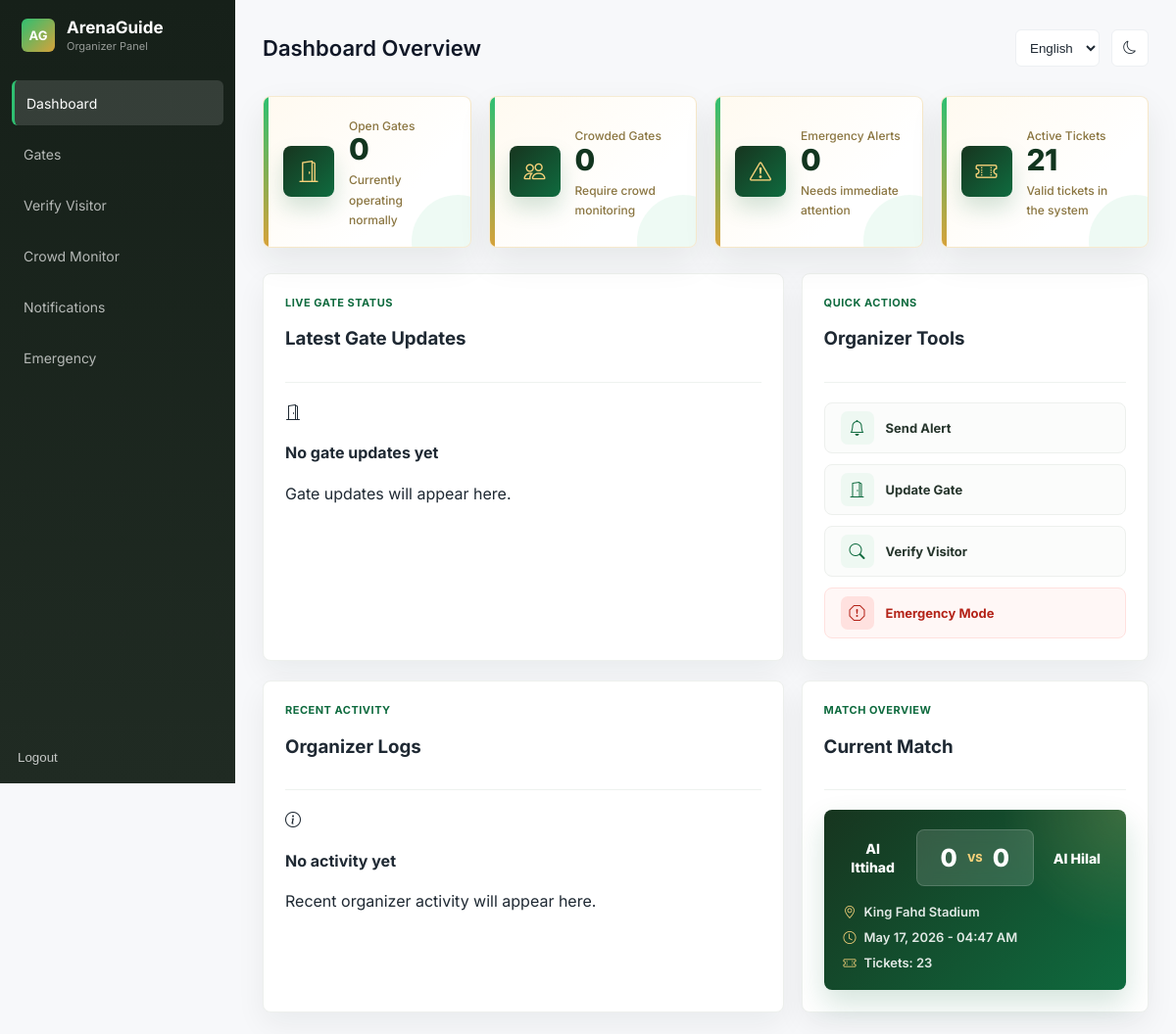
Page /en/dashboard/ (signed in) on the committed database.
### match/models.py (models this page shows, shortened)
class Match(models.Model):
    class Status(models.TextChoices):
        UPCOMING = "upcoming", "Upcoming"
        LIVE = "live", "Live"
        FINISHED = "finished", "Finished"
        CANCELED = "canceled", "Canceled"
    stadium = models.ForeignKey(Stadium,on_delete=models.CASCADE,related_name="matches")
    home_team = models.ForeignKey(Team,on_delete=models.CASCADE,related_name="home_matches" )
    away_team = models.ForeignKey(Team,on_delete=models.CASCADE,related_name="away_matches")
    start_datetime = models.DateTimeField()
    end_datetime = models.DateTimeField()
    total_tickets = models.PositiveIntegerField(default=0)
    available_tickets = models.PositiveIntegerField(default=0)
    image = models.ImageField(upload_to="matches/", blank=True, null=True)
    description = models.TextField(blank=True)
    home_score = models.PositiveIntegerField(default=0)
    away_score = models.PositiveIntegerField(default=0)
    live_minute = models.PositiveIntegerField(default=0)
    video_file = models.FileField(upload_to='matches/videos/', null=True, blank=True)
    video_url = models.URLField(null=True, blank=True)
    status = models.CharField(max_length=20,choices=Status.choices,default=Status.UPCOMING)
    class Meta:
        ordering = ["-start_datetime"]

class Team(models.Model):
    name = models.CharField(max_length=255)
    country = models.CharField(max_length=100)
    logo = models.ImageField(upload_to="teams/", blank=True, null=True)
    achievements = models.TextField(blank=True)
    coach = models.CharField(max_length=100, blank=True)
    founded_year = models.PositiveIntegerField(blank=True, null=True)
    class Meta:
        ordering = ["name"]

### stadium/models.py (models this page shows, shortened)
class Stadium(models.Model):
    class Meta:
        ordering = ["-created_at"]
        verbose_name = "Stadium"
        verbose_name_plural = "Stadiums"
        unique_together = ["name", "city"]
    class Status(models.TextChoices):
        ACTIVE = "active", "Active"
        INACTIVE = "inactive", "Inactive"
        MAINTENANCE = "maintenance", "Maintenance"
    name = models.CharField(max_length=255)
    city = models.CharField(max_length=100)
    location = models.CharField(max_length=255)
    latitude = models.FloatField(blank=True, null=True)
    longitude = models.FloatField(blank=True, null=True)
    capacity = models.PositiveIntegerField()
    description = models.TextField(blank=True)
    image = models.ImageField(upload_to="stadiums/", blank=True, null=True)
    status = models.CharField(max_length=20,choices=Status.choices,default=Status.ACTIVE)
    created_at = models.DateTimeField(auto_now_add=True)
    updated_at = models.DateTimeField(auto_now=True)

### dashboard/views.py (the view)
# urls.py: path( "",views.organizer_dashboard,name="organizer_dashboard"),
@login_required
def organizer_dashboard(request:HttpRequest):
    latest_updates = GateStatusUpdate.objects.select_related("gate","alternative_gate","match","match__home_team","match__away_team","updated_by",).order_by("-created_at")[:6]
    open_count = GateStatusUpdate.objects.filter(status=GateStatusUpdate.Status.OPEN).count()
    crowded_count = GateStatusUpdate.objects.filter(status=GateStatusUpdate.Status.CROWDED).count()
    emergency_count = GateStatusUpdate.objects.filter(status=GateStatusUpdate.Status.EMERGENCY).count()
    closed_count = GateStatusUpdate.objects.filter(status=GateStatusUpdate.Status.CLOSED).count()
    total_tickets = Ticket.objects.count()
    active_tickets = Ticket.objects.filter(status=Ticket.Status.ACTIVE).count()
    current_match = Match.objects.select_related("home_team","away_team","stadium",).order_by("-start_datetime").first()
    total_gates = Gate.objects.count()
    context = {
        "latest_updates": latest_updates,
        "open_count": open_count,
        "crowded_count": crowded_count,
        "emergency_count": emergency_count,
        "closed_count": closed_count,
        "total_tickets": total_tickets,
        "active_tickets": active_tickets,
        "current_match": current_match,
        "total_gates": total_gates,
    }
    return render(request, "dashboard/organizer_dashboard.html", context)

### dashboard/templates/dashboard/organizer_dashboard.html (shortened to what this page needs)
{% extends "dashboard/dashboard_base.html" %}
{% load static %}
{% load i18n %}
{% get_current_language as LANGUAGE_CODE %}
{% block dashboard_title %}{% trans "Dashboard Overview" %}{% endblock %}
{% block dashboard_extra_css %}
    <link rel="stylesheet" href="{% static 'css/organizer_dashboard.css' %}">
{% endblock %}
{% block dashboard_content %}
<section class="organizer-dashboard">
    <div class="dashboard-stats">
        {% include "includes/stat_card.html" with icon="bi bi-door-open" color="green" title="Open Gates" value=open_count description="Currently operating normally" %}
        {% include "includes/stat_card.html" with icon="bi bi-people" color="orange" title="Crowded Gates" value=crowded_count description="Require crowd monitoring" %}
        {% include "includes/stat_card.html" with icon="bi bi-exclamation-triangle" color="red" title="Emergency Alerts" value=emergency_count description="Needs immediate attention" %}
        {% include "includes/stat_card.html" with icon="bi bi-ticket-perforated" color="blue" title="Active Tickets" value=active_tickets description="Valid tickets in the system" %}
    </div>
    <div class="dashboard-grid">
        <div class="dashboard-panel large-panel">
            {% url 'dashboard:gate_management' as gate_management_url %}
            {% include "includes/panel_head.html" with label="Live Gate Status" title="Latest Gate Updates" url=gate_management_url action_text="Manage All" %}
            <div class="gate-status-list">
                {% for update in latest_updates %}
                    <div class="gate-status-card {{ update.status }}">
                        <div>
                            <strong>{{ update.gate.name }}</strong>
                            <small>
                                {{ update.match.home_team.name }}
                                vs
                                {{ update.match.away_team.name }}
                            </small>
                            {% if update.alternative_gate %}
                                <small>
                                    {% trans "Alternative Gate" %}:
                                    {{ update.alternative_gate.name }}
                                </small>
                            {% endif %}
                        </div>
                        <span>
                            {{ update.get_status_display }}
                        </span>
                    </div>
                {% empty %}
                    {% include "includes/empty_state.html" with icon="bi bi-door-open" title="No gate updates yet" message="Gate updates will appear here." %}
                {% endfor %}
            </div>
        </div>
        <div class="dashboard-panel">
            {% include "includes/panel_head.html" with label="Quick Actions" title="Organizer Tools" %}
            <div class="quick-actions">
                {% url 'dashboard:send_notification' as send_notification_url %}
                {% include "includes/quick_action_btn.html" with url=send_notification_url icon="bi bi-bell" text="Send Alert" %}
                {% url 'dashboard:create_gate_status_update' as create_update_url %}
                {% include "includes/quick_action_btn.html" with url=create_update_url icon="bi bi-door-open" text="Update Gate" %}
                {% url 'dashboard:verify_visitor' as verify_url %}
                {% include "includes/quick_action_btn.html" with url=verify_url icon="bi bi-search" text="Verify Visitor" %}
                {% url 'dashboard:emergency_control' as emergency_url %}
                {% include "includes/quick_action_btn.html" with url=emergency_url icon="bi bi-exclamation-octagon" text="Emergency Mode" extra_class="danger" %}
            </div>
        </div>
    </div>
    <div class="dashboard-grid">
        <div class="dashboard-panel">
            {% url 'dashboard:activity_logs' as logs_url %}
            {% include "includes/panel_head.html" with label="Recent Activity" title="Organizer Logs" url=logs_url action_text="View Logs" %}
            <div class="activity-list">
                {% for update in latest_updates|slice:":4" %}
                    <div class="activity-item">
                        {% if update.status == "open" %}
                            <i class="bi bi-check-circle-fill green-text"></i>
                        {% elif update.status == "crowded" %}
                            <i class="bi bi-people-fill orange-text"></i>
                        {% elif update.status == "emergency" %}
                            <i class="bi bi-exclamation-circle-fill red-text"></i>
                        {% else %}
                            <i class="bi bi-info-circle-fill gray-text"></i>
                        {% endif %}
                        <div>
                            <strong>
                                {{ update.gate.name }}
                                -
                                {{ update.get_status_display }}
                            </strong>
                            <small>
                                {{ update.created_at|date:"M d, Y - h:i A" }}
                            </small>
                        </div>
                    </div>
                {% empty %}
                    {% include "includes/empty_state.html" with title="No activity yet" message="Recent organizer activity will appear here." %}
                {% endfor %}
            </div>
        </div>
        <div class="dashboard-panel">
            {% include "includes/panel_head.html" with label="Match Overview" title="Current Match" %}
            {% if current_match %}
                <div class="match-overview">
                    <div class="match-score">
                        <strong>
                            {{ current_match.home_team.name }}
                        </strong>
                        <div class="score-box">
                            <span>{{ current_match.home_score|default:0 }}</span>
                            <small>VS</small>
                            <span>{{ current_match.away_score|default:0 }}</span>
                        </div>
                        <strong>
                            {{ current_match.away_team.name }}
                        </strong>
                    </div>
                    <div class="match-meta">
                        <span>
                            <i class="bi bi-geo-alt"></i>
                            {{ current_match.stadium.name }}
                        </span>
                        <span>
                            <i class="bi bi-clock"></i>
                            {{ current_match.start_datetime|date:"M d, Y - h:i A" }}
                        </span>
                        <span>
                            <i class="bi bi-ticket-perforated"></i>
                            {% trans "Tickets" %}:
                            {{ total_tickets|default:0 }}
                        </span>
                    </div>
                </div>
            {% else %}
                {% include "includes/empty_state.html" with title="No match available" message="Add matches from the admin panel." %}
            {% endif %}
        </div>
    </div>
</section>
{% endblock %}

### dashboard/static/css/dashboard_base.css (style rules this page uses)
:root { --dark: #17221b; --dark-2: #213327; --green: #2fbf71; --green-dark: #0f6b3f; --gold: #d6a23a; --bg: #f7f8fa; --card: #ffffff; --text: #1f2933; --muted: #8a96a3; --line: #edf0f3; --radius: 6px; --shadow: 0 10px 30px rgba(17, 24, 39, 0.06); }
* { box-sizing: border-box; }
body.dashboard-body { margin: 0; font-family: "Inter", sans-serif; background: var(--bg); color: var(--text); }

### dashboard/static/css/organizer_dashboard.css (style rules this page uses)
.organizer-dashboard { display: flex; flex-direction: column; gap: 20px; }
.dashboard-stats { display: grid; grid-template-columns: repeat(4, 1fr); gap: 18px; margin-bottom: 6px; }
.dashboard-grid { display: grid; grid-template-columns: 1.35fr 0.9fr; gap: 18px; }
.dashboard-panel { background: #ffffff; border: 1px solid #edf0ed; border-radius: 8px; padding: 22px; box-shadow: 0 12px 30px rgba(23, 34, 27, 0.06); }
.large-panel { min-height: 315px; }
.gate-status-list, .activity-list { display: flex; flex-direction: column; gap: 12px; }
.quick-actions { display: grid; grid-template-columns: 1fr; gap: 11px; }
.match-overview { border-radius: 8px; padding: 20px; background: radial-gradient(circle at top right, rgba(246, 209, 122, 0.18), transparent 35%), linear-gradient(135deg, #17351f, #0f6b3f); color: #ffffff; box-shadow: 0 14px 30px rgba(15, 107, 63, 0.18); }
.match-score { display: grid; grid-template-columns: 1fr auto 1fr; align-items: center; gap: 14px; text-align: center; }
.match-score strong { font-size: 14px; font-weight: 800; color: #ffffff; line-height: 1.4; }
.score-box { min-width: 120px; padding: 13px 16px; border-radius: 8px; background: rgba(255, 255, 255, 0.14); border: 1px solid rgba(255, 255, 255, 0.16); display: flex; align-items: center; justify-content: center; gap: 10px; backdrop-filter: blur(8px); }
.score-box span { font-size: 25px; font-weight: 800; color: #ffffff; }
.score-box small { font-size: 11px; font-weight: 800; color: #f6d17a; }
.match-meta { margin-top: 18px; display: grid; gap: 10px; }
.match-meta span { display: flex; align-items: center; gap: 8px; font-size: 13px; font-weight: 600; color: rgba(255, 255, 255, 0.88); }
.match-meta i { color: #f6d17a; }

### rows in the picture
Match: home_team.name "Al Ittihad", home_score "0", away_score "0", away_team.name "Al Hilal", stadium.name "King Fahd Stadium", start_datetime "May 17, 2026 - 04:47 AM"

### other values in the picture
{{ title }} "Open Gates Crowded Gates Emergency Alerts Active Tickets"
{{ value|default:0 }} "0 0 0 21"
{{ description }} "Currently operating normally Require crowd monitoring Needs immediate attention Valid tickets in the system"
{{ label }} "LIVE GATE STATUS QUICK ACTIONS RECENT ACTIVITY MATCH OVERVIEW"
{{ title }} "Latest Gate Updates Organizer Tools Organizer Logs Current Match"
{{ title }} "No gate updates yet No activity yet"
{{ message }} "Gate updates will appear here. Recent organizer activity will appear here."
{{ text }} "Send Alert Update Gate Verify Visitor Emergency Mode"
{{ total_tickets|default:0 }} "23"
form field language "English"
